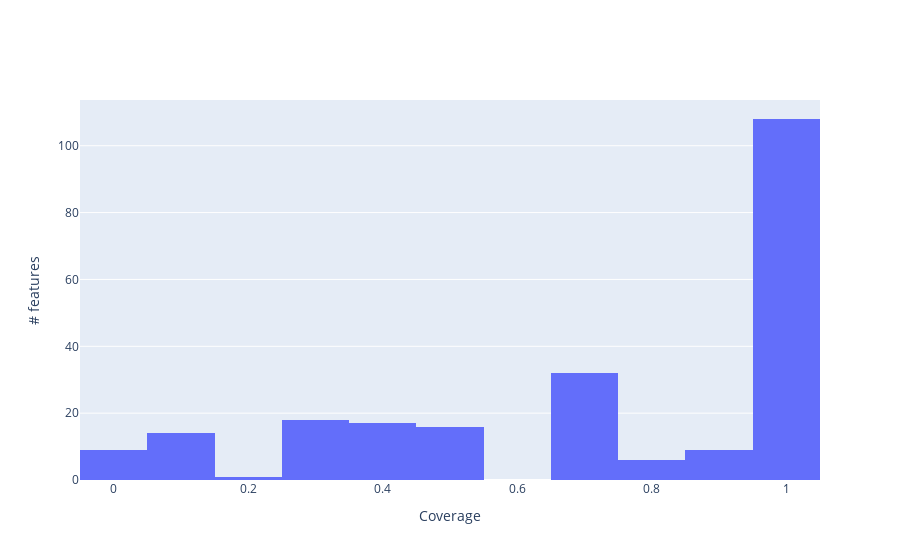

Notebook code cell kept with this figure:
### Code cell
fig = go.Figure(data=[go.Histogram(x=feature_coverage_hist_data)],
               layout={"xaxis_title_text": 'Coverage',
                      "yaxis_title_text": '# features'})
fig.show()

### Figure 1 — Plotly figure (JSON) as saved in the notebook; plotly's stock layout.template omitted (floating-point values rounded to 4 significant figures; data arrays with more than 128 entries replaced by an {"elided": "..."} marker saying what was removed)
{"data": [{"type": "histogram", "x": {"elided": "230 float values"}}], "layout": {"autosize": true, "xaxis": {"autorange": true, "range": [-0.05, 1.05], "title": {"text": "Coverage"}, "type": "linear"}, "yaxis": {"autorange": true, "range": [0, 113.7], "title": {"text": "# features"}}}}
